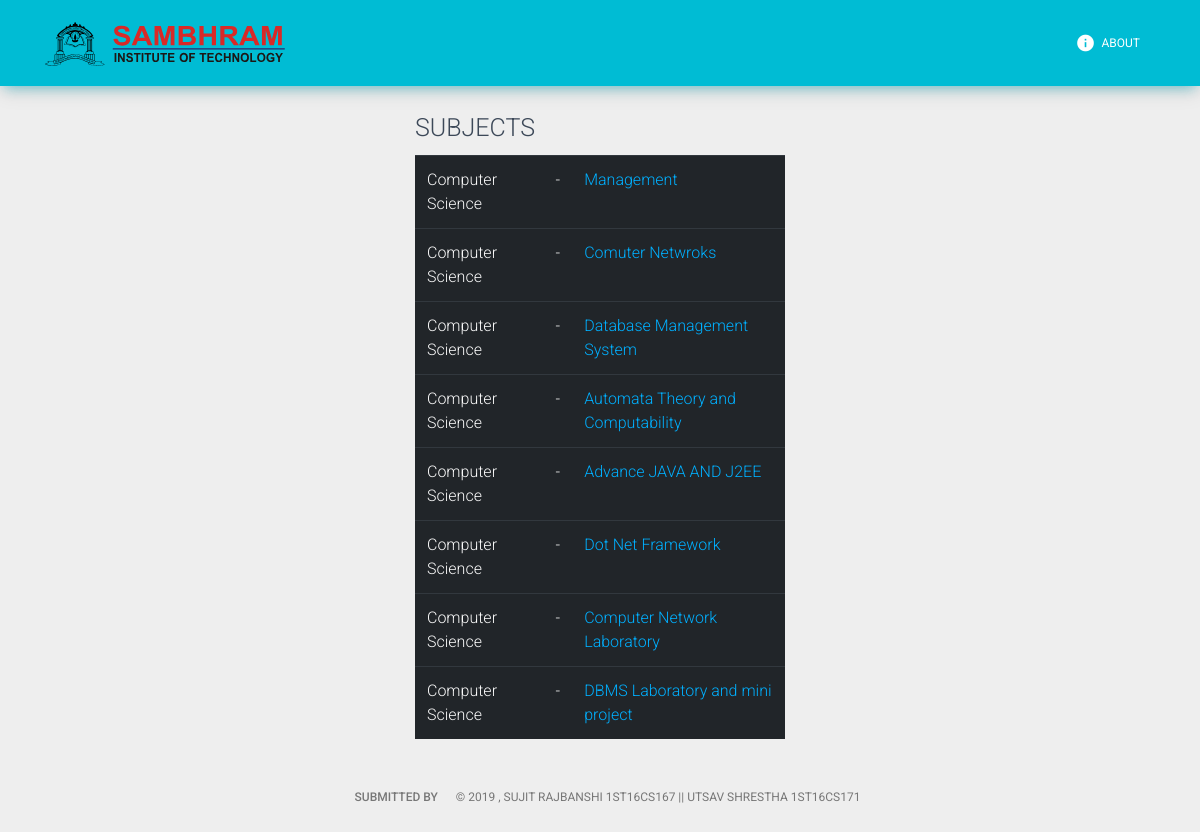
The app's page /routine/ with its own data.
### routine/models.py (models this page shows, shortened)
class Subject(models.Model):
    code = models.CharField(max_length=50)
    name = models.CharField(max_length=50)
    department = models.ForeignKey(Department, on_delete=models.CASCADE)
    is_lab = models.BooleanField(default=False)

class Department(models.Model):
    name = models.CharField(max_length=100)
    code = models.CharField(max_length=10)
    def __str__(self):
        return self.name

### routine/views.py (the view)
# urls.py: path('', views.index, name='index'),
def index(request):
    all_subjects = Subject.objects.all()
    context = {'all_subjects': all_subjects}
    return render(request, 'routine/index.html', context)

### routine/templates/routine/index.html
{% extends 'routine/base.html' %}
{% block content %}
    <div class="container col-sm-12 col-lg-4 align-left">
        {% if all_subjects %}
            <h3>SUBJECTS</h3>
            <table class="table table-dark">
                {% for subject in all_subjects %}
                    <tr>
                        <td>{{ subject.department }}</td>
                        <td>-</td>
                        <td><a style="color: #00b0ff;" href="{% url 'routine:detail' subject.id %}">{{ subject.name }}</a></td>
                    </tr>
                {% endfor %}
            </table>
        {% else %}
            <h3>No Subjects</h3>
        {% endif %}
    </div>
{% endblock %}

### records on screen
Subject: department "Computer Science", name "Management"
Subject: department "Computer Science", name "Comuter Netwroks"
Subject: department "Computer Science", name "Database Management System"
Subject: department "Computer Science", name "Automata Theory and Computability"
Subject: department "Computer Science", name "Advance JAVA AND J2EE"
Subject: department "Computer Science", name "Dot Net Framework"
Subject: department "Computer Science", name "Computer Network Laboratory"
Subject: department "Computer Science", name "DBMS Laboratory and mini project"
